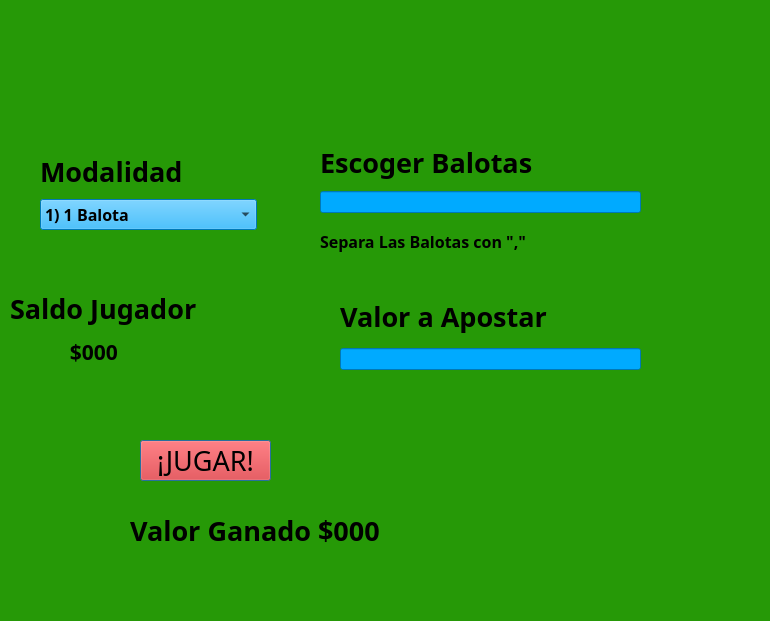
<?xml version="1.0" encoding="UTF-8"?>
<ui version="4.0">
 <class>Dialog</class>
 <widget class="QDialog" name="Dialog">
  <property name="geometry">
   <rect>
    <x>0</x>
    <y>0</y>
    <width>770</width>
    <height>621</height>
   </rect>
  </property>
  <property name="focusPolicy">
   <enum>Qt::ClickFocus</enum>
  </property>
  <property name="autoFillBackground">
   <bool>false</bool>
  </property>
  <property name="styleSheet">
   <string notr="true">background-color: rgb(38, 153, 7);</string>
  </property>
  <widget class="QPushButton" name="btnjugar">
   <property name="geometry">
    <rect>
     <x>140</x>
     <y>440</y>
     <width>131</width>
     <height>41</height>
    </rect>
   </property>
   <property name="font">
    <font>
     <family>Cooper Black</family>
     <pointsize>20</pointsize>
     <weight>50</weight>
     <bold>false</bold>
    </font>
   </property>
   <property name="styleSheet">
    <string notr="true">background-color: rgb(255, 0, 0);</string>
   </property>
   <property name="text">
    <string>¡JUGAR!</string>
   </property>
  </widget>
  <widget class="QWidget" name="verticalLayoutWidget">
   <property name="geometry">
    <rect>
     <x>40</x>
     <y>150</y>
     <width>217</width>
     <height>80</height>
    </rect>
   </property>
   <layout class="QVBoxLayout" name="verticalLayout">
    <item>
     <widget class="QLabel" name="label2">
      <property name="font">
       <font>
        <family>Rockwell Extra Bold</family>
        <pointsize>20</pointsize>
        <weight>75</weight>
        <bold>true</bold>
       </font>
      </property>
      <property name="text">
       <string>Modalidad</string>
      </property>
     </widget>
    </item>
    <item>
     <widget class="QComboBox" name="comboBox">
      <property name="font">
       <font>
        <family>Source Sans Pro Black</family>
        <pointsize>12</pointsize>
        <weight>75</weight>
        <bold>true</bold>
       </font>
      </property>
      <property name="styleSheet">
       <string notr="true">background-color: rgb(0, 170, 255);</string>
      </property>
      <item>
       <property name="text">
        <string>1) 1 Balota</string>
       </property>
      </item>
      <item>
       <property name="text">
        <string>2) 3 Balotas</string>
       </property>
      </item>
      <item>
       <property name="text">
        <string>3) 5 Balotas</string>
       </property>
      </item>
      <item>
       <property name="text">
        <string>4) 8 Balotas</string>
       </property>
      </item>
      <item>
       <property name="text">
        <string>5) 10 Balotas</string>
       </property>
      </item>
     </widget>
    </item>
   </layout>
  </widget>
  <widget class="QWidget" name="verticalLayoutWidget_2">
   <property name="geometry">
    <rect>
     <x>320</x>
     <y>140</y>
     <width>321</width>
     <height>124</height>
    </rect>
   </property>
   <layout class="QVBoxLayout" name="verticalLayout_2">
    <item>
     <widget class="QLabel" name="label2_2">
      <property name="font">
       <font>
        <family>Rockwell Extra Bold</family>
        <pointsize>20</pointsize>
        <weight>75</weight>
        <bold>true</bold>
       </font>
      </property>
      <property name="text">
       <string>Escoger Balotas</string>
      </property>
     </widget>
    </item>
    <item>
     <widget class="QLineEdit" name="lineEdit2">
      <property name="styleSheet">
       <string notr="true">background-color: rgb(0, 170, 255);</string>
      </property>
     </widget>
    </item>
    <item>
     <widget class="QLabel" name="label2_4">
      <property name="font">
       <font>
        <family>Rockwell Extra Bold</family>
        <pointsize>12</pointsize>
        <weight>75</weight>
        <bold>true</bold>
       </font>
      </property>
      <property name="text">
       <string>Separa Las Balotas con &quot;,&quot; </string>
      </property>
     </widget>
    </item>
   </layout>
  </widget>
  <widget class="QWidget" name="verticalLayoutWidget_3">
   <property name="geometry">
    <rect>
     <x>10</x>
     <y>290</y>
     <width>281</width>
     <height>80</height>
    </rect>
   </property>
   <layout class="QVBoxLayout" name="verticalLayout_3">
    <item>
     <widget class="QLabel" name="label3_2">
      <property name="font">
       <font>
        <family>Rockwell Extra Bold</family>
        <pointsize>20</pointsize>
        <weight>75</weight>
        <bold>true</bold>
       </font>
      </property>
      <property name="text">
       <string>Saldo Jugador</string>
      </property>
     </widget>
    </item>
    <item>
     <widget class="QLabel" name="label2_5">
      <property name="font">
       <font>
        <family>Rockwell Extra Bold</family>
        <pointsize>16</pointsize>
        <weight>75</weight>
        <bold>true</bold>
       </font>
      </property>
      <property name="text">
       <string>           $000</string>
      </property>
     </widget>
    </item>
   </layout>
  </widget>
  <widget class="QWidget" name="verticalLayoutWidget_4">
   <property name="geometry">
    <rect>
     <x>340</x>
     <y>290</y>
     <width>301</width>
     <height>80</height>
    </rect>
   </property>
   <layout class="QVBoxLayout" name="verticalLayout_4">
    <item>
     <widget class="QLabel" name="label3">
      <property name="font">
       <font>
        <family>Rockwell Extra Bold</family>
        <pointsize>20</pointsize>
        <weight>75</weight>
        <bold>true</bold>
       </font>
      </property>
      <property name="text">
       <string>Valor a Apostar</string>
      </property>
     </widget>
    </item>
    <item>
     <widget class="QLineEdit" name="lineEdit">
      <property name="styleSheet">
       <string notr="true">background-color: rgb(0, 170, 255);</string>
      </property>
     </widget>
    </item>
   </layout>
  </widget>
  <widget class="QWidget" name="horizontalLayoutWidget">
   <property name="geometry">
    <rect>
     <x>130</x>
     <y>490</y>
     <width>366</width>
     <height>80</height>
    </rect>
   </property>
   <layout class="QHBoxLayout" name="horizontalLayout">
    <item>
     <widget class="QLabel" name="label4">
      <property name="font">
       <font>
        <family>Rockwell Extra Bold</family>
        <pointsize>20</pointsize>
        <weight>75</weight>
        <bold>true</bold>
       </font>
      </property>
      <property name="text">
       <string>Valor Ganado</string>
      </property>
     </widget>
    </item>
    <item>
     <widget class="QLabel" name="label2_3">
      <property name="font">
       <font>
        <family>Rockwell Extra Bold</family>
        <pointsize>20</pointsize>
        <weight>75</weight>
        <bold>true</bold>
       </font>
      </property>
      <property name="text">
       <string>$000</string>
      </property>
     </widget>
    </item>
   </layout>
  </widget>
  <widget class="QLabel" name="_img">
   <property name="geometry">
    <rect>
     <x>150</x>
     <y>20</y>
     <width>431</width>
     <height>121</height>
    </rect>
   </property>
   <property name="text">
    <string/>
   </property>
   <property name="alignment">
    <set>Qt::AlignCenter</set>
   </property>
  </widget>
 </widget>
 <resources/>
 <connections/>
</ui>
